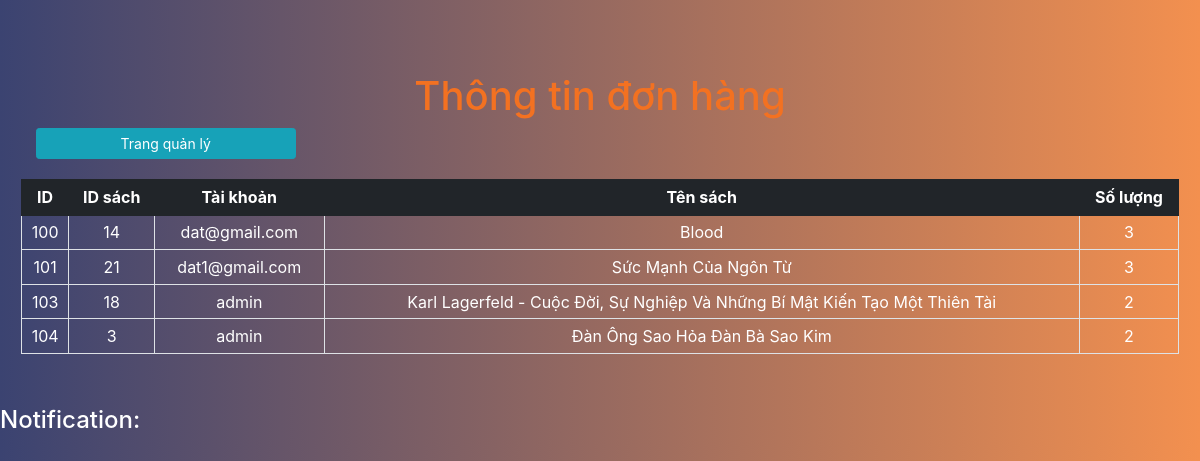
/BTL/people/admin/cart/index.php, run on the app's committed database.
### tables this page shows
CREATE TABLE `cart` (
  `id` int(10) NOT NULL,
  `id_book` int(10) NOT NULL,
  `email` varchar(50) NOT NULL,
  `many` int(3) NOT NULL
);

CREATE TABLE `books` (
  `id` int(5) NOT NULL,
  `name` varchar(100) NOT NULL,
  `author` varchar(30) NOT NULL,
  `price` int(10) NOT NULL,
  `page` int(5) NOT NULL,
  `lang` varchar(10) NOT NULL,
  `type` varchar(30) NOT NULL,
  `img` varchar(100) NOT NULL
);

### BTL/people/admin/cart/index.php (the view, shortened to what this page needs)
<!DOCTYPE html>
<html lang="en">
<head>
  <link href="https://maxcdn.bootstrapcdn.com/bootstrap/4.1.1/css/bootstrap.min.css" rel="stylesheet" id="bootstrap-css" />
  <link rel="stylesheet" href="../style.css" />
</head>
<body>
  <div class="container-fluid back-ground">
    <div class="head">
      <h1>Thông tin đơn hàng</h1>
    </div>
    <div class="row">
      <div class="col-md-3 col-sm-4 col-6" style="padding-bottom: 20px;">
        <button type="button" class="btn btn-info btn-block btn-sm" id="back">Trang quản lý</button>
      </div>
    </div>
    <div class="row table-responsive-sm">
      <table class="table table-bordered table-sm">
        <thead class="thead-dark">
          <tr>
            <th>ID</th>
            <th>ID sách</th>
            <th>Tài khoản</th>
            <th>Tên sách</th>
            <th>Số lượng</th>
          </tr>
        </thead>
        <tbody>
          <?php
          include $_SERVER['DOCUMENT_ROOT'] . '/BTL/php/conn.php';
          $sql = "SELECT c.id, c.id_book, c.email, b.name, c.many FROM cart c, books b WHERE c.id_book = b.id ";
          $result = mysqli_query($con, $sql);
          while ($row = mysqli_fetch_assoc($result)) {
            $id = $row['id'];
            $id_book = $row['id_book'];
            $email = $row['email'];
            $book_name = $row['name'];
            $many = $row['many'];
          ?>
            <tr>
              <td><?php echo $id ?></td>
              <td><?php echo $id_book ?></td>
              <td><?php echo $email ?></td>
              <td><?php echo $book_name ?></td>
              <td><?php echo $many ?></td>
            </tr>
          <?php
          }
          ?>
        </tbody>
      </table>
    </div>
  </div>
  <div>
    <h4 style="color: white;">Notification:</h4>
  </div>
</body>
</html>

### BTL/people/admin/style.css (style rules this page uses)
body { background: #f3904f; background: -webkit-linear-gradient( to right, #3b4371, #f3904f ); background: linear-gradient( to right, #3b4371, #f3904f ); }
.back-ground { margin-top: 3%; padding: 3%; }
table td { color: white; }
.table-responsive-sm { text-align: center; }
.head { color: #f37121; text-align: center; }
.table .thead-dark th { color: #fff; background-color: #212529; border-color: #212529; }

### data on the page
cart: id "100", id_book "14", email "dat@gmail.com", id_book.name "Blood", many "3"
cart: id "101", id_book "21", email "dat1@gmail.com", id_book.name "Sức Mạnh Của Ngôn Từ", many "3"
cart: id "103", id_book "18", email "admin", id_book.name "Karl Lagerfeld - Cuộc Đời, Sự Nghiệp Và Những Bí Mật Kiến Tạo Một Thiên Tài", many "2"
cart: id "104", id_book "3", email "admin", id_book.name "Đàn Ông Sao Hỏa Đàn Bà Sao Kim", many "2"
